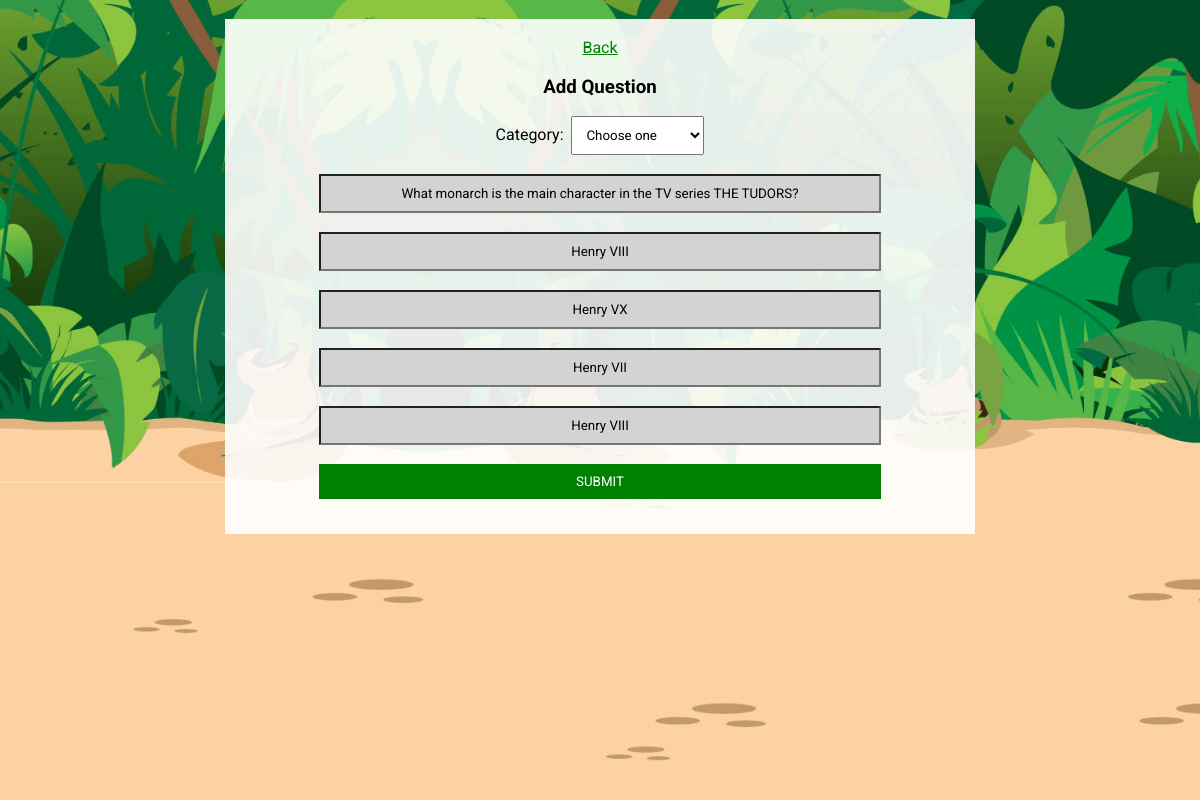
Page /p_edit.php?id=1 (signed in) on the committed database.
### tables this page shows
CREATE TABLE `practice` (
  `id` int(16) NOT NULL,
  `cat` varchar(256) NOT NULL,
  `question` varchar(256) NOT NULL,
  `a1` varchar(256) NOT NULL,
  `a2` varchar(256) NOT NULL,
  `a3` varchar(256) NOT NULL,
  `aa` varchar(256) NOT NULL,
  `correct` varchar(256) NOT NULL,
  `incorrect` varchar(256) NOT NULL
);

### p_edit.php (the view, shortened to what this page needs)
<?php
include "back/db.php";
if(isset($_GET['id'])){$id = $_GET['id'];} else {$id = "";}
$sql = "SELECT * FROM practice WHERE id='$id'";
$result = mysqli_query($conn, $sql);
$rows = mysqli_num_rows($result);
if($rows > 0){
	while($row = mysqli_fetch_array($result)){
		$q = $row['question'];
		$a1 = $row['a1'];
		$a2 = $row['a2'];
		$a3 = $row['a3'];
		$aa = $row['aa'];
	}
} else {
	$q = "";
	$a1 = "";
	$a2 = "";
	$a3 = "";
	$aa = "";
}
?>
<head>
	<link rel="stylesheet" href="style.css">
</head>
<body>
	<div class="bg">
	<center>
	<br>
	<div style="max-width:750px; background-color:rgba(255, 255, 255, 0.9)">
	<br>
	<a href="admin_p.php" style="color: green;">Back</a>
<div style="max-width: 75%;">
	<form action="back/p_edit.php" method="POST">
		<h3>Add Question</h3>
		Category:&nbsp;
		<select name="cat" style="padding: 10px;" required>
		<option selected disabled>Choose one</option>
		</select><br><br>
		<input class="field" name="q" type="text" <?php echo "value='$q'"; ?> placeholder="QUESTION" required /><br><br>
		<input class="field" name="a1" type="text" <?php echo "value='$a1'"; ?> placeholder="FIRST ANSWER" required /><br><br>
		<input class="field" name="a2" type="text" <?php echo "value='$a2'"; ?> placeholder="SECOND ANSWER" required /><br><br>
		<input class="field" name="a3" type="text" <?php echo "value='$a3'"; ?> placeholder="THIRD ANSWER" required /><br><br>
		<input class="field" name="aa" type="text" <?php echo "value='$aa'"; ?> placeholder="CORRECT ANSWER (make sure it matches one of the answers above)" required /><br><br>
		<input class="submit" type="submit" value="SUBMIT" />
	</form>
	<br>
</div>
	</div>
	</div>
</body>

### style.css (style rules this page uses)
body, html { height: 100%; margin: 0; }
* { font-family: 'Roboto', sans-serif; }
.bg { z-index: -1; background-image: url("images/bg.png"); height: 100%; background-position: center; background-repeat: no-repeat; background-size: cover; }
.field { width: 100%; padding-top: 10px; padding-bottom: 10px; outline: none; background-color: lightgrey; text-align: center; -webkit-appearance: none; }
.submit { text-decoration: none; border: none; color: white; background-color: green; width: 100%; padding-top: 10px; padding-bottom: 10px; outline: none; text-align: center; -webkit-appearance: none; }

### rows in the picture
practice: q "What monarch is the main character in the TV series THE TUDORS?", a1 "Henry VIII", a2 "Henry VX", a3 "Henry VII", aa "Henry VIII"
